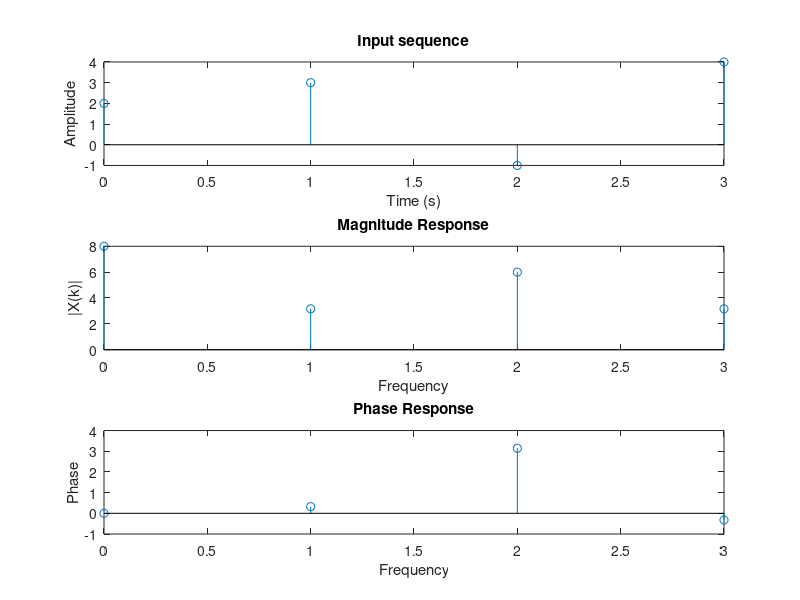

This chart was generated by the following MATLAB code: (Note: this script raises an error after producing the figure.)
% https://www.bogotobogo.com/Matlab/Matlab_Tutorial_DFT_Discrete_Fourier_Transform.php
% https://www.youtube.com/watch?v=c249W6uc7ho

x = [2 3 -1 4];
N = length(x);
X = zeros(4,1)
for k = 0:N-1
    for n = 0:N-1
        X(k+1) = X(k+1) + x(n+1)*exp(-j*pi/2*n*k)
    end
end

t = 0:N-1
subplot(311)
stem(t,x);
xlabel('Time (s)');
ylabel('Amplitude');
title('Time domain - Input sequence')

subplot(312)
stem(t,X)
xlabel('Frequency');
ylabel('|X(k)|');
title('Frequency domain - Magnitude response')

subplot(313)
stem(t,angle(X))
xlabel('Frequency');
ylabel('Phase');
title('Frequency domain - Phase response')

X         % to check |X(k)|
angle(X)  % to check phase


%%        


N=4;
x=[2 3 -1 4];

t=0:N-1;
subplot(311)
stem(t,x);
xlabel('Time (s)');
ylabel('Amplitude');
title('Input sequence')

subplot(312); 
stem(0:N-1,abs(fft(x)));  
xlabel('Frequency');
ylabel('|X(k)|');
title('Magnitude Response'); 

subplot(313); 
stem(0:N-1,angle(fft(x)));
xlabel('Frequency');
ylabel('Phase');
title('Phase Response'); 


% https://www.google.com/url?sa=t&rct=j&q=&esrc=s&source=web&cd=&ved=2ahUKEwjUqcD6zODxAhU4EVkFHZu7A5UQFnoECAgQAA&url=https%3A%2F%2Fpeer.asee.org%2Fmatlab-exercises-to-explain-discrete-fourier-transforms.pdf&usg=AOvVaw3NFjx6MlN6_rHC4y7x93v8
% https://www.researchgate.net/post/Can-anyone-provide-me-with-the-MATlab-code-for-DFT-not-the-built-in-function-fft
[Xk] = dft(x)
[Y] = fDFT(x)
[Z]=DFT_nik(x)


function [Xk] = dft(xn)
    xn=xn(:);
    N=length(xn);
    n = 0:1:N-1; % row vector for n
    k = 0:1:N-1; % row vecor for k
    WN = exp(-1j*2*pi/N); % Twiddle factor (w)
    nk = n'*k; % creates a N by N matrix of nk values
    WNnk = WN .^ nk; % DFT matrix
    size(xn)
    Xk = (WNnk*xn);
end


function [Y] = fDFT(x)
%The discrete Fourier transform of input data x
Lx = length(x);
NDFT = 2^nextpow2(Lx); % Next power of 2 from length of x
X =[x zeros(1,NDFT-Lx)];
Y = zeros(1,NDFT);
for k = 0:NDFT-1
Y(k+1) = 0;
for n = 0:NDFT-1
Y(k+1)=Y(k+1)+(X(n+1)*exp((-1j)*2*pi*k*n/Lx));
end
end
end

% http://fweb.wallawalla.edu/class-wiki/index.php/DFT_example_using_MATLAB_-_HW11


function [X]=DFT_nik(x)
%x= input sequence
%X= dft of sequence
% Example x=[1 2 4  1 2 1 2 2 3 2 3];
%If you have any problem or feedback please contact me @
%%===============================================
% NIKESH BAJAJ
% Asst. Prof., Lovely Professional University, India
% Almameter: Aligarh Muslim University, India
% +919915522564, bajaj.nikkey@gmail.com
%%===============================================
N=length(x);
for k=1:N
    X(k)=0;
    for n=1:N
        X(k)=X(k)+x(n).*exp(-1j.*2.*pi.*(n-1).*(k-1)./N);
    end
end

f=0:N-1;
subplot(311)
stem(0:N-1,x)
title('Sequence x (in time domain)')
xlabel('time')
ylabel('Amplitude')
grid;

subplot(323)
stem(f,abs(X))
title('Magnitude of Fourier Coeffients using function')
ylabel('|X|')
grid;

subplot(325)
stem(f,angle(X))
title('Angle of Fourier Coeffients using function')
xlabel('Frquency coefficients')
ylabel('<X')
grid;

subplot(324)
stem(f,abs(fft(x)))
title('Magnitude of Fourier Coeffients using fft function')
ylabel('|X|')
grid;

subplot(326)
stem(f,angle(fft(x)))
title('Angle of Fourier Coeffients using fft function')
xlabel('Frquency coefficients')
ylabel('<X')
grid;
end

% https://github.com/Nikeshbajaj/Discrete-Fourier-Transform/blob/master/DFT_nik.m

% https://www.algorithm-archive.org/contents/cooley_tukey/cooley_tukey.html